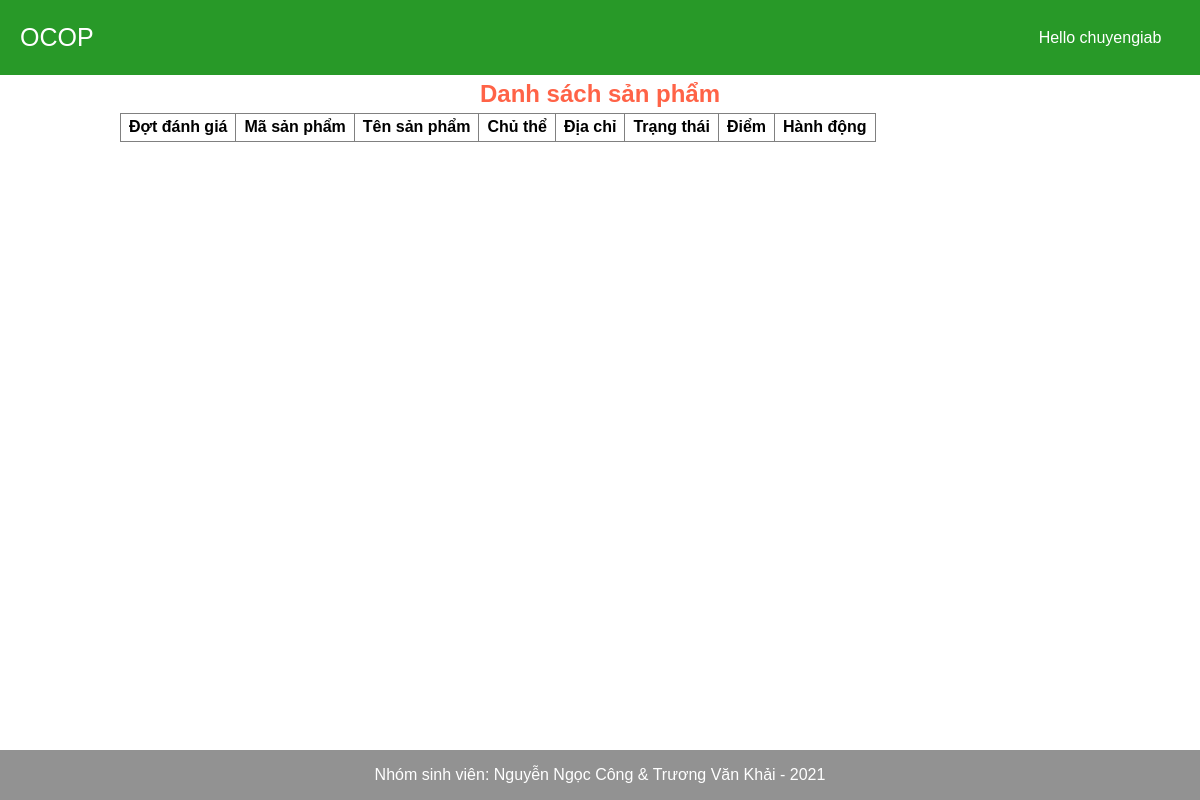
/index.php?url=ChuyenGia (signed in), run on an earlier commit of the app's database.
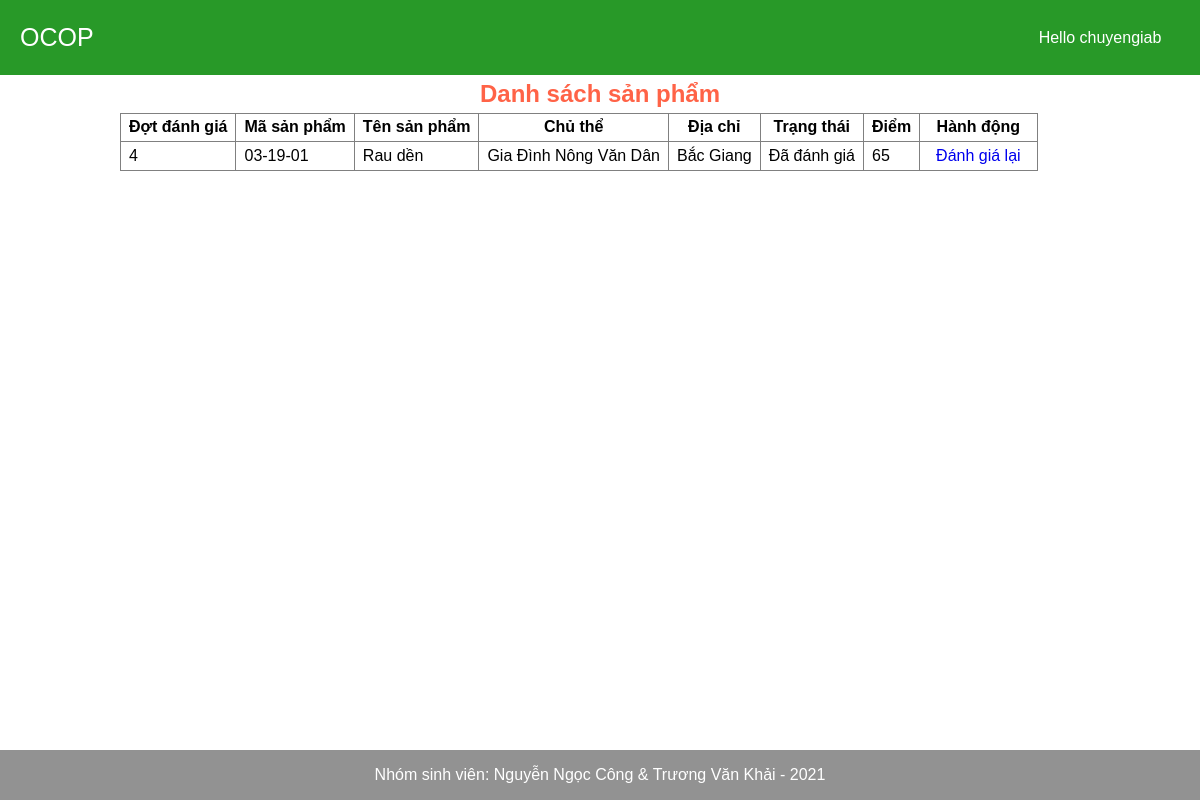
And on a later commit of the database.
### tables this page shows
CREATE TABLE `ct_danh_gia` (
  `id_dg` int NOT NULL,
  `san_pham` varchar(32) NOT NULL,
  `status` int DEFAULT '0',
  `nguoi_cham` varchar(32) NOT NULL
);

CREATE TABLE `san_pham` (
  `id` varchar(32) NOT NULL,
  `ten_sp` varchar(100) NOT NULL,
  `chu_the_sx` varchar(160) NOT NULL,
  `dia_chi` varchar(160) NOT NULL,
  `hinh_sp` varchar(256) DEFAULT NULL,
  `link_ho_so` varchar(500) DEFAULT NULL,
  `phan_nhom` int NOT NULL
);

### mvc/controller/ChuyenGiaController.php (called while the page is built, shortened)
<?php
    class ChuyenGia extends Controller{
        function Welcome(){
            $model = $this->model("ChuyenGiaModel");
            $ds = $model->danhSachSanPham();
            $this->view("ChuyenGia/Home",["view"=>"ChuyenGia/Welcome","data" => $ds,"page_title"=> "Trang chuyên gia"]);
        }
    }

### mvc/core/app.php (called while the page is built, shortened)
<?php
    class App{
        var $action;
        var $params=[];
        private $defaultController = "Home";
        private $defaultAction = "Welcome";
        function __construct(){
            $url = $this->getProcess();
            $temp = array_shift($url);
            if(file_exists('./mvc/controller/'.$temp.'Controller.php')){
                 $this->controller= $temp;
                 $temp = array_shift($url);
                 require_once './mvc/controller/'.$this->controller.'Controller.php';
                 if(method_exists($this->controller,$temp)){
                    $this->action = $temp;
                    $this->params = array_values($url);
                 }
                 else{
                     $this->action = $this->defaultAction;
                 }
            }else{
                 $this->controller = $this->defaultController;
                 $this->action=$this->defaultAction;
                 require_once './mvc/controller/'.$this->controller.'Controller.php';
            }
            $obj = new $this->controller;
            call_user_func_array([$obj,$this->action],$this->params);
        }
        function getProcess(){
            $url = explode('/',filter_var(trim($_GET['url'])));
            return $url;
        }
    }

### index.php (called while the page is built, shortened)
<?php
    $app = new App();
?>

### mvc/core/DataBaseHandler.php (called while the page is built, shortened)
<?php
    class DB{
        var $host;
        var $user;
        var $pass;
        var $dbName;
        var $conn;
        function __construct(){
            $this->dbName = Config::$dbName;
            $this->host = Config::$dbHost;
            $this->user = Config::$dbUser;
            $this->pass = Config::$dbPass;
            $this->conn = null;
        }
        function getConnection(){
            if($this->conn == null){
                $this->conn = new mysqli($this->host,$this->user,$this->pass, $this->dbName);
                $this->conn->set_charset("UTF8");
            }
            return $this->conn;
        }
        function executeQuery($sql){
            $result = null;
            if($this->conn){
                $result = $this->conn->query($sql);
            }
            return $result;
        }
    }

### mvc/models/ChuyenGiaModel.php (called while the page is built, shortened)
<?php
    class ChuyenGiaModel extends DB{
        function danhSachSanPham(){
            $chuyen_gia = $_SESSION["user"]["username"];
            $sql = "SELECT ct_danh_gia.id_dg, san_pham.id,san_pham.ten_sp,san_pham.chu_the_sx,san_pham.dia_chi,ct_danh_gia.status, (select kq_danh_gia.phan_a+kq_danh_gia.phan_b+kq_danh_gia.phan_c from kq_danh_gia WHERE kq_danh_gia.id_dg = ct_danh_gia.id_dg and kq_danh_gia.san_pham=ct_danh_gia.san_pham and kq_danh_gia.nguoi_cham=ct_danh_gia.nguoi_cham) as diem FROM san_pham JOIN ct_danh_gia ON san_pham.id = ct_danh_gia.san_pham WHERE ct_danh_gia.nguoi_cham = '$chuyen_gia' order by ct_danh_gia.status";
            $arr=[];
            $result = $this->executeQuery($sql);
            while($row = $result->fetch_assoc()){
                $arr[] = [
                    "id_dg"=>$row["id_dg"],
                    "id_sp"=>$row["id"],
                    "ten_sp"=>$row["ten_sp"],
                    "chu_the" => $row["chu_the_sx"],
                    "dia_chi" => $row["dia_chi"],
                    "status" => $row["status"],
                    "diem" => $row["diem"]
                ];
            }
            return $arr;
        }
    }

### mvc/views/ChuyenGia/Welcome.php (the view, shortened to what this page needs)
<?php
    $ds = $params["data"];
?>
<h2>Danh sách sản phẩm</h2>
<table border="1">
               <tr>
                    <th>Đợt đánh giá</th>
                   <th>Mã sản phẩm</th>
                   <th>Tên sản phẩm</th>
                   <th>Chủ thể</th>
                   <th>Địa chỉ</th>
                   <th>Trạng thái</th>
                   <th>Điểm</th>
                   <th>Hành động</th>
               </tr>
               <?php
                    foreach($ds as $row){
               ?>
               <tr>
                    <td><?php echo $row["id_dg"]?></td>
                   <td><?php echo $row["id_sp"]?></td>
                   <td><?php echo $row["ten_sp"]?></td>
                    <td><?php echo $row["chu_the"]?></td>
                    <td><?php echo $row["dia_chi"]?></td>
                    <td><?php echo $row["status"] == 0?"Chưa đánh giá":"Đã đánh giá"?></td>
                    <td><?php echo $row["diem"]?></td>
                    <td><a onclick= "<?php echo $row["status"] == 1?"return confirm('Đánh giá lại sẽ xóa điểm cũ, bạn muốn tiếp tục?')":"" ?>" href="?url=ChuyenGia/DanhGiaSanPham/<?php echo $row["id_dg"]."/".$row["id_sp"]?>"><?php echo $row["status"] == 0?"Đánh giá":"Đánh giá lại"?></a></td>
               </tr>
               <?php } ?>
           </table>

### mvc/core/Controller.php (shortened to what this page needs)
<?php
class Controller{
    function view($view, $params = []){
        $filePath = './mvc/views/'.$view.'.php';
        if(file_exists($filePath)){
            require_once $filePath;
        }
    }
}

### mvc/views/ChuyenGia/Home.php (shortened to what this page needs)
<!DOCTYPE html>
<html lang="en">
<head>
    <link rel="stylesheet" href="./themes/trang-chuyen-gia/css/style.css">
</head>
<body>
    <div class="container">
        <?php
            include "./mvc/views/ChuyenGia/header.php";
        ?>
        <div class="content">
            <?php
                    $view = $params['view'];
                    include "./mvc/views/$view.php"
            ?>
        </div>
        <?php
            include "./mvc/views/ChuyenGia/footer.php";
        ?>
    </div>
</body>
</html>

### mvc/views/ChuyenGia/header.php (shortened to what this page needs)
<div class="header">
    <div class="logo">
        <a href="./index.php?url=ChuyenGia"><span>OCOP</span></a>
    </div>
    <div class="nav-bar">
        <div class="user">
            <p>                    <span id="user-label">Hello <span><?php echo $_SESSION["user"]["username"]?></span></span></p>
        </div>
    </div>
</div>

### mvc/views/ChuyenGia/footer.php
<div class="footer">
    <span>Nhóm sinh viên: Nguyễn Ngọc Công & Trương Văn Khải - <script>document.write(new Date().getFullYear())</script></span>
</div>

### themes/trang-chuyen-gia/css/style.css (style rules this page uses)
* { margin: 0; padding: 0; box-sizing: border-box; transition: all ease-in-out 0.25s; }
body { font-family: sans-serif; font-size: 16px; width: 100vw; min-height: 100vh; }
a { text-decoration: none; }
.container { width: 100%; height: 100%; }
.header { height: 75px; width: 100%; background-color: rgb(40, 153, 40); overflow: visible; display: flex; }
.logo span { color: white; line-height: 75px; font-size: 25px; cursor: pointer; margin-left: 20px; }
.nav-bar { width: 100%; height: 100%; }
.user { width: 200px; height: 100%; float: right; }
.user > p { text-align: center; user-select: none; }
.user #user-label { line-height: 75px; color: white; width: 100%; cursor: pointer; }
.content { width: 80%; min-height: calc(100vh - 75px - 50px); margin: auto; }
.footer { height: 50px; width: 100%; display: flex; align-items: center; background-color: rgb(146, 146, 146); }
.footer span { width: 100%; color: white; text-align: center; }

### mvc/views/ChuyenGia/Welcome.php (style rules this page uses)
.content table { border-collapse: collapse; }
.content * { padding: 0.3rem 0.5rem; }
.content h2 { text-align: center; color: tomato; }

What changed in the data, as far as the page shows it:
added ct_danh_gia: id_dg "4", san_pham "03-19-01", san_pham.ten_sp "Rau dền", san_pham.chu_the_sx "Gia Đình Nông Văn Dân", san_pham.dia_chi "Bắc Giang", status "Đã đánh giá", diem "65"
